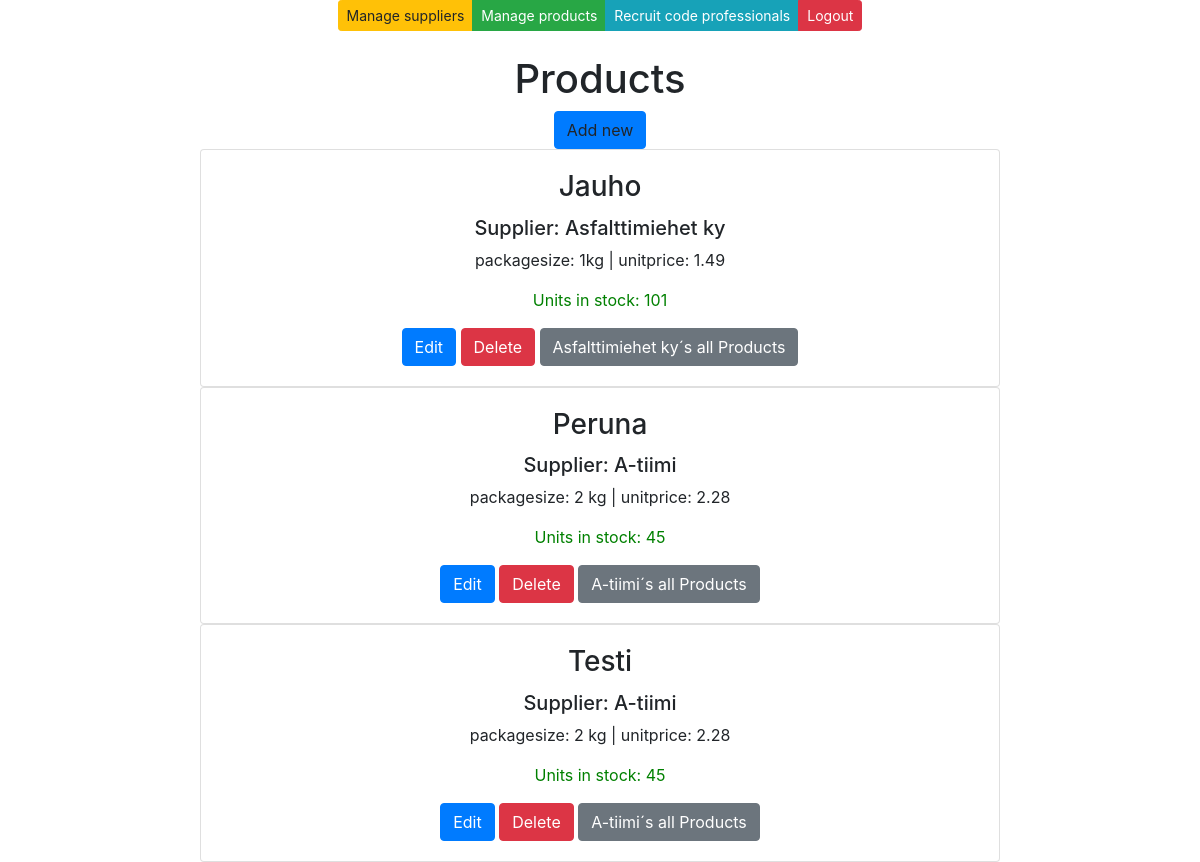
Screenshot of /products/ (signed in) with the database file from the repository.
### app/models.py (models this page shows)
class Product(models.Model):
    productname = models.CharField(max_length = 20, default = "laku")
    packagesize = models.CharField(max_length = 20, default = 3)
    unitprice = models.DecimalField(max_digits=8, decimal_places=2, default=1.00)
    unitsinstock = models.IntegerField(default = 3)
    supplier = models.ForeignKey(Supplier, on_delete=models.CASCADE)
    class Meta:
        ordering = ['productname']

class Supplier(models.Model):
    companyname = models.CharField(max_length = 50, default="firma")
    contactname = models.CharField(max_length = 50, default="firma")
    address = models.CharField(max_length = 100, default="firma")
    phone = models.CharField(max_length = 20, default="firma")
    email = models.CharField(max_length = 50, default="firma")
    country = models.CharField(max_length = 50, default="firma")
    class Meta:
        ordering = ['companyname']

### app/views.py (the view)
# urls.py: path('products/', productlistview),
def productlistview(request):
    if not request.user.is_authenticated:
        return render(request, 'loginpage.html')
    else:
        productlist = Product.objects.all()
        supplierlist = Supplier.objects.all()
        context = {'products': productlist, 'suppliers': supplierlist}
        return render (request,"products.html",context)

### app/templates/products.html (shortened to what this page needs)
{% extends 'index.html' %}
{% block content %}
<br />
<br />
<h1>Products</h1>
<a onclick="showaddform()" class="btn btn-primary">Add new</a>
{% for p in products %}
<div class="card" style="width: 50rem;">
    <div class="card-body">
        <h3 class="card-title">{{p.productname}} </h3>
        <h5 class="card-text">Supplier: {{p.supplier.companyname}}</h5>
        <p class="card-text">packagesize: {{p.packagesize}} | unitprice: {{p.unitprice}}</p>
        <p class="card-text" style="color: green;">Units in stock: {{p.unitsinstock}}</p>
        <a href="/edit-product-get/{{p.id}}/" class="btn btn-primary">Edit</a>
        <a href="/delete-product/{{p.id}}/" class="btn btn-danger">Delete</a>
        <a href="/products-by-supplier/{{p.supplier.id}}/" class="btn btn-secondary">{{p.supplier.companyname}}´s all Products</a>
    </div>
</div>
{% empty %}
<div class="card" style="width: 50rem;">
    <div class="card-body">
        <p class="card-text">No products found in the database </p>
    </div>
</div>
{%endfor%}
{% endblock %}

### app/templates/index.html (shortened to what this page needs)
<!DOCTYPE html>
<html>
<head>
    <link rel="stylesheet" href="https://stackpath.bootstrapcdn.com/bootstrap/4.5.0/css/bootstrap.min.css"
>
    <link rel="stylesheet" href="https://cdnjs.cloudflare.com/ajax/libs/font-awesome/5.11.2/css/all.min.css">
</head>
<body>
    <div class="container">
        <center>
            <div class="btn-group" role="group">
                <a class="btn btn-warning btn-sm" href="/suppliers">Manage suppliers</a>
                <a class="btn btn-success btn-sm" href="/products">Manage products</a>
                <a class="btn btn-info btn-sm" target="_blank" href="http://careeria.fi">Recruit code professionals</a>
                <a class="btn btn-danger btn-sm" href="/logout">Logout</a>
            </div>
            {% block content %}
            {% endblock %}
        </center>
    </div>
</body>
</html>

### rows the page displays
Product: productname "Jauho", supplier.companyname "Asfalttimiehet ky", packagesize "1kg", unitprice "1.49", unitsinstock "101"
Product: productname "Peruna", supplier.companyname "A-tiimi", packagesize "2 kg", unitprice "2.28", unitsinstock "45"
Product: productname "Testi", supplier.companyname "A-tiimi", packagesize "2 kg", unitprice "2.28", unitsinstock "45"
